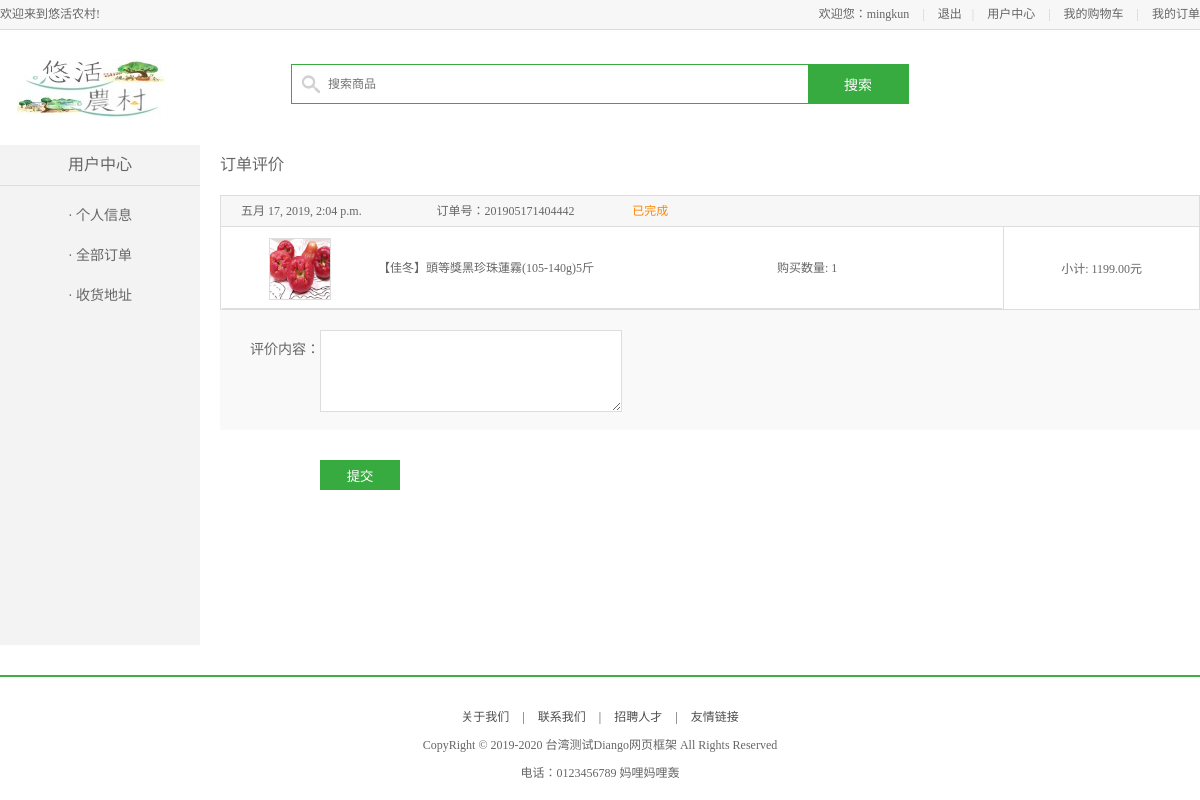
Screenshot of /order/comment/201905171404442 (signed in) with the database file from the repository.
### apps/user/models.py (models this page shows)
class User(AbstractUser, BaseModel):
    class Meta:
        db_table = 'df_user'
        verbose_name = '用户'
        verbose_name_plural = verbose_name

### apps/order/models.py (models this page shows)
class OrderInfo(BaseModel):
    PAY_METHODS = {
        '1': "货到付款",
        '2': "微信支付",
        '3': "支付宝",
        '4': '银联支付'
    }
    PAY_METHODS_ENUM = {
        "CASH": 1,
        "ALIPAY": 2
    }
    ORDER_STATUS = {
        1: '待支付',
        2: '待发货',
        3: '待收货',
        4: '待评价',
        5: '已完成'
    }
    PAY_METHOD_CHOICES = (
        (1, '货到付款'),
        (2, '微信支付'),
        (3, '支付宝'),
        (4, '银联支付')
    )
    ORDER_STATUS_CHOICES = (
        (1, '待支付'),
        (2, '待发货'),
        (3, '待收货'),
        (4, '待评价'),
        (5, '已完成')
    )
    order_id = models.CharField(max_length=128, primary_key=True, verbose_name='订单id')
    user = models.ForeignKey('user.User', on_delete=models.CASCADE, verbose_name='用户')
    addr = models.ForeignKey('user.Address', on_delete=models.CASCADE, verbose_name='地址')
    pay_method = models.SmallIntegerField(choices=PAY_METHOD_CHOICES, default=3, verbose_name='支付方式')
    total_count = models.IntegerField(default=1, verbose_name='商品数量')
    total_price = models.DecimalField(max_digits=10, decimal_places=2, verbose_name='总金额')
    transit_price = models.DecimalField(max_digits=10, decimal_places=2, verbose_name='运费')
    order_status = models.SmallIntegerField(choices=ORDER_STATUS_CHOICES, default=1, verbose_name='订单状态')
    trade_no = models.CharField(max_length=128, default='', verbose_name='支付编号')
    class Meta:
        db_table = 'df_order_info'
        verbose_name = '订单'
        verbose_name_plural = verbose_name

class OrderGoods(BaseModel):
    order = models.ForeignKey('OrderInfo', on_delete=models.CASCADE, verbose_name='订单')
    sku = models.ForeignKey('goods.GoodsSKU', on_delete=models.CASCADE, verbose_name='商品SKU')
    count = models.IntegerField(default=1, verbose_name='商品数目')
    price = models.DecimalField(max_digits=10, decimal_places=2, verbose_name='价格')  # 总价格
    comment = models.CharField(max_length=256, default='', verbose_name='评论')
    class Meta:
        db_table = 'df_order_goods'
        verbose_name = '订单商品'
        verbose_name_plural = verbose_name

### apps/goods/models.py (models this page shows, shortened)
class GoodsSKU(BaseModel):
    status_choices = (
        (0, '下线'),
        (1, '上线')
    )
    type = models.ForeignKey('GoodsType', on_delete=models.CASCADE, verbose_name='商品种类')
    goods = models.ForeignKey('Goods', on_delete=models.CASCADE, verbose_name='商品SPU')
    name = models.CharField(max_length=50, verbose_name='商品名称')
    desc = models.CharField(max_length=256, verbose_name='商品简介')
    price = models.DecimalField(max_digits=10, decimal_places=2, verbose_name='价格')
    unite = models.CharField(max_length=20, verbose_name='商品单位')
    image = models.ImageField(upload_to='goods', verbose_name='商品图片')
    stock = models.IntegerField(default=1, verbose_name='商品库存')
    sales = models.IntegerField(default=0, verbose_name='商品销量')
    status = models.SmallIntegerField(default=1, choices=status_choices, verbose_name='状态')
    class Meta:
        db_table = 'df_goods_sku'
        verbose_name = '商品'
        verbose_name_plural = verbose_name

### apps/order/views.py (the view, shortened to what this page needs)
# urls.py: url(r'^comment/(?P<order_id>.+)$', OrderCommentView.as_view(), name='comment'),  # 订单评论
class OrderCommentView(LoginRequireMixin, View):
    def get(self, request, order_id):
        user = request.user
        if not order_id:
            return redirect(reverse('user:order'))
        try:
            order = OrderInfo.objects.get(order_id=order_id, user=user)
        except OrderInfo.DoesNotExist:
            return redirect(reverse('user:order'))
        order.status_name = OrderInfo.ORDER_STATUS[order.order_status]
        order_skus = OrderGoods.objects.filter(order_id=order_id)
        for order_sku in order_skus:
            amount = order_sku.count * order_sku.price
            order_sku.amount = amount
        order.order_skus = order_skus
        context = {
            'order': order,
        }
        return render(request, 'df_order/order_comment.html', context)

### templates/df_order/order_comment.html (shortened to what this page needs)
{% extends 'base_user_center.html' %}
{% load staticfiles %}
{% block right_content %}
    <div class="right_content clearfix">
    <h3 class="common_title2">订单评价</h3>
    <ul class="order_list_th w978 clearfix">
        <li class="col01">{{ order.create_time }}</li>
        <li class="col02">订单号：{{ order.order_id }}</li>
        <li class="col02 stress">{{ order.status_name }}</li>
    </ul>
    <form method="post">
        {% for order_sku in order.order_skus %}
        <table class="order_list_table w980">
            <tbody>
            <tr>
                <td width="80%">
                    <ul class="order_goods_list clearfix">
                        <li class="col01"><img src="{{ order_sku.sku.image.url }}"></li>
                        <li class="col02">{{ order_sku.sku.name }}</li>
                        <li class="col03">购买数量: {{ order_sku.count }}</li>
                    </ul>
                </td>
                <td width="20%">小计: {{ order_sku.amount }}元</td>
            </tr>
            </tbody>
        </table>
        <div class="site_con">
            <div class="form_group form_group2">
                <label>评价内容：</label>
                <textarea class="site_area" name="content_{{ forloop.counter }}"></textarea>
            </div>
        </div>
        {% endfor %}
        <input type="submit" name="" value="提交" class="info_submit">
    </form>
</div>
{% endblock right_content %}

### templates/base.html (shortened to what this page needs)
<!DOCTYPE html PUBLIC "-//W3C//DTD XHTML 1.0 Transitional//EN"
        "http://www.w3.org/TR/xhtml1/DTD/xhtml1-transitional.dtd">
<html xmlns="http://www.w3.org/1999/xhtml" xml:lang="en">
{% load staticfiles %}
<head>
	<link rel="stylesheet" type="text/css" href="{% static 'css/reset.css' %}">
	<link rel="stylesheet" type="text/css" href="{% static 'css/main.css' %}">
</head>
<body>
{% block header_con %}
	<div class="header_con">
		<div class="header">
			<div class="welcome fl">欢迎来到悠活农村!</div>
			<div class="fr">
                {% if user.is_authenticated %}
				<div class="login_btn fl">
					欢迎您：<em>{{ user.username }}</em>
                    <span>|</span>
					<a href="{% url 'user:logout' %}">退出</a>
				</div>
                {% else %}
				<div class="login_btn fl">
					<a href="{% url 'user:login' %}">登录</a>
					<span>|</span>
					<a href="{% url 'user:register' %}">注册</a>
				</div>
                {% endif %}
				<div class="user_link fl">
					<span>|</span>
					<a href="{% url 'user:user' %}">用户中心</a>
					<span>|</span>
					<a href="{% url 'cart:show' %}">我的购物车</a>
					<span>|</span>
					<a href="{% url 'user:order' 1 %}">我的订单</a>
				</div>
			</div>
		</div>
	</div>
{% endblock header_con %}
{% block search_bar %}
	<div class="search_bar clearfix">
		<a href="{% url 'goods:index' %}" class="logo fl"><img src="{% static 'images/logo_15059.jpg' %}"></a>
		<div class="search_con fl">
            <form action="/search" method="get">
                <input type="text" class="input_text fl" name="q" placeholder="搜索商品">
			    <input type="submit" class="input_btn fr" name="" value="搜索">
            </form>
		</div>
	</div>
{% endblock search_bar %}
{% block body %}{% endblock body %}
<div class="footer">
    <div class="foot_link">
        <a href="#">关于我们</a>
        <span>|</span>
        <a href="#">联系我们</a>
        <span>|</span>
        <a href="#">招聘人才</a>
        <span>|</span>
        <a href="#">友情链接</a>
    </div>
    <p>CopyRight © 2019-2020 台湾测试Diango网页框架 All Rights Reserved</p>
    <p>电话：0123456789    妈哩妈哩轰</p>
</div>
</body>
</html>

### static/css/main.css (style rules this page uses)
body { font-family:'Microsoft Yahei';font-size:12px;color:#666; }
html,body { height:100% }
.header_con { background-color:#f7f7f7; height:29px; border-bottom:1px solid #dddddd }
.header { width:1200px; height:29px; margin:0 auto; }
.welcome,.login_info,.login_btn,.user_link { line-height:29px; }
.login_btn a,.user_link a { color:#666; }
.login_btn span,.user_link span { color:#cecece; margin:0 10px; }
.search_bar { width:1200px;height:115px;margin:0 auto; }
.logo { width:150px;height:59px;margin:29px 0 0 17px; }
.search_con { width:616px;height:38px;border:1px solid #37ab40;margin:34px 0 0 124px;background:url(../images/icons.png) 10px -338px no-repeat; }
.search_con .input_text { width:470px;height:34px;border:0px;margin:2px 0 0 36px;outline:none;font-size:12px;color:#737272;font-family:'Microsoft Yahei' }
.search_con .input_btn { width:100px;height:38px;background-color:#37ab40;border:0px;font-size:14px;color:#fff;font-family:'Microsoft Yahei';outline:none;cursor:pointer; }
.footer { border-top:2px solid #42ad46; margin:30px 0; }
.foot_link { text-align:center;margin-top:30px; }
.foot_link a,.foot_link span { color:#4e4e4e; }
.foot_link span { padding:0 10px }
.footer p { text-align:center; margin-top:10px; }
.order_list_th { width:1198px;border:1px solid #ddd;background-color:#f7f7f7;margin:20px auto 0; }
.order_list_th li { float:left;height:30px;line-height:30px }
.order_list_th .col01 { width:20%;margin-left:20px }
.order_list_th .col02 { width:20% }
.order_list_table { width:1200px; border-collapse:collapse; border-spacing:0px; border:1px solid #ddd; margin:-1px auto 0; }
.order_list_table td { border:1px solid #ddd; text-align:center; }
.order_goods_list { border-bottom:1px solid #ddd;margin-bottom:-2px; }
.order_goods_list li { float:left; height:80px;line-height:80px; }
.order_goods_list .col01 { width:20% }
.order_goods_list .col01 img { width:60px;height:60px;border:1px solid #ddd;margin:10px auto; }
.order_goods_list .col02 { width:50%;text-align:left; }
.order_goods_list .col03 { width:10% }
.right_content { width:980px; float:right; min-height:500px; }
.w980 { width:980px; }
.w978 { width:978px; }
.common_title2 { height:20px;line-height:20px;font-size:16px;margin:10px 0; }
.site_con { background-color:#f9f9f9; padding:10px 0; margin-bottom:20px; }
.site_con .form_group { height:40px; line-height:40px; margin-top:10px; }
.site_con .form_group label { width:100px; float:left; text-align:right; font-size:14px; height:40px; line-height:40px; }
.site_con .form_group2 { height:90px; }
.site_area { width:280px; height:60px; border:1px solid #ddd; outline:none; padding:10px; }
.info_submit { width:80px; height:30px; background-color:#37ab40; border:0px; color:#fff; margin:10px 0 10px 100px; cursor:pointer; font-family:'Microsoft Yahei' }
.stress { color:#ff8800; }

### rows the page displays
User: username "mingkun"
OrderInfo: create_time "五月 17, 2019, 2:04 p.m.", order_id "201905171404442", status_name "已完成"
OrderGoods: sku.image (picture), sku.name "【佳冬】頭等獎黑珍珠蓮霧(105-140g)5斤", count "1", amount "1199.00"
